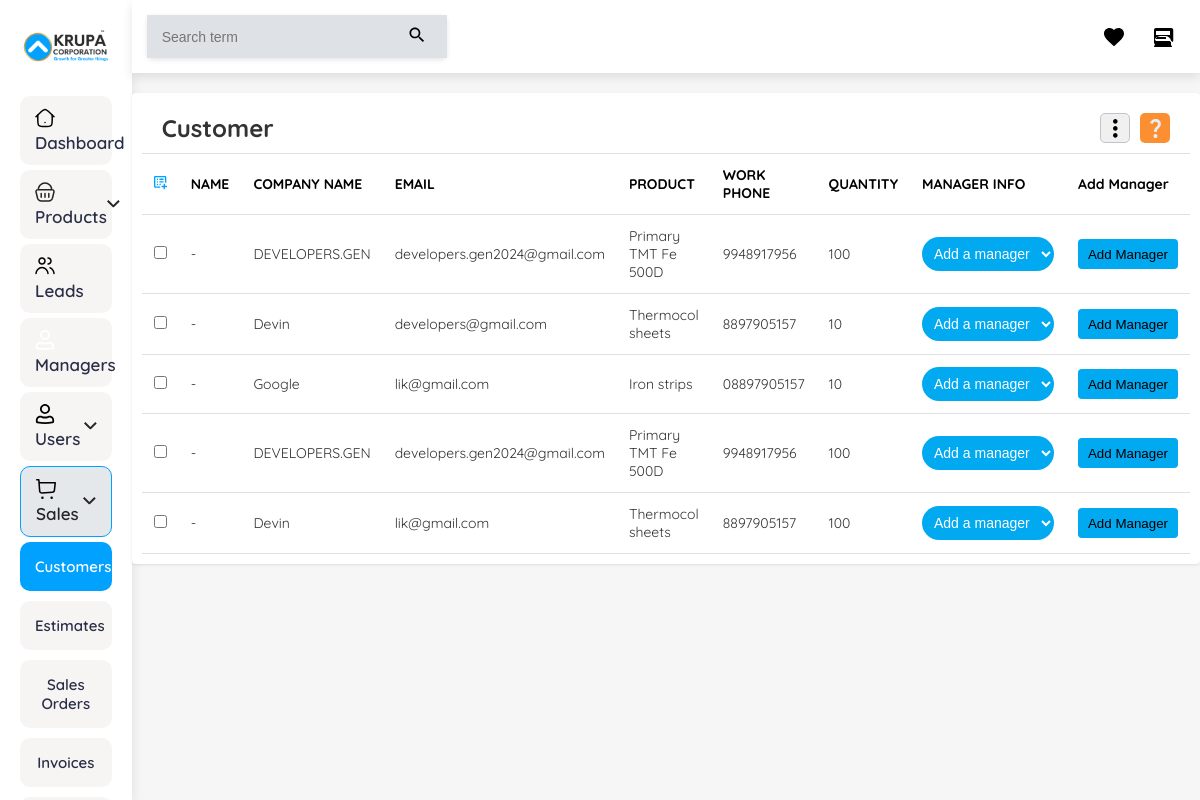
Screenshot of /customerspage/ (signed in) with the database file from the repository.
### krupa/models.py (models this page shows, shortened)
class Request(models.Model):
    profile = models.ForeignKey(CustomUser,on_delete=models.CASCADE)
    requestid = models.CharField(max_length=20,null=True,blank=True)
    product_name = models.ForeignKey(Products,null=True,blank=True,on_delete=models.CASCADE)
    quantity = models.IntegerField()
    company = models.CharField(max_length=30)
    pincode = models.CharField(max_length=10)
    email = models.EmailField(max_length=30)
    mobile_number = models.CharField(max_length=10)
    price = models.IntegerField(blank=True,null=True)
    request = models.BooleanField(default=False, null=True,blank=True)
    type = models.CharField(max_length=20)
    date = models.DateField(auto_now_add=True,blank=True,null=True)
    manager = models.ForeignKey(Managers,on_delete=models.SET_NULL,null=True,blank=True)
    shipping = models.ForeignKey(ShippingAddress,on_delete=models.SET_NULL,null=True,blank=True)

class Products(models.Model):
    product_image = models.ImageField(null=True,blank=True)
    product_name = models.CharField(max_length=50)
    category = models.ForeignKey(Category,on_delete=models.CASCADE)
    subcategory = models.ForeignKey(Subcategory,on_delete=models.CASCADE)
    brand = models.CharField(max_length=30,null=True,blank=True)
    size = models.CharField(max_length=20,null=True,blank=True)
    date = models.DateField(null=True,blank=True)
    descripton = models.TextField()
    def __str__(self) -> str:
        return self.product_name

### admin_panel/views.py (the view, shortened to what this page needs)
# urls.py: path('customerspage/',Customers,name='Customers'),
@login_required(login_url='/managerlogin/')
def Customers(request):  # sourcery skip: avoid-builtin-shadow, extract-method
    obj = Request.objects.all()
    manager = Managers.objects.all()
    context = {'obj':obj,'manager':manager}
    return render(request,"sales-customers-1.html",context)

### templates/sales-customers-1.html (shortened to what this page needs)
<!DOCTYPE html>
<html lang="en">
  <head>
  </head>
  <body>
    {% load static %}
    <div class="container">
      <aside class="sidebar" style="overflow-y: scroll;">
        <img src="{% static 'admin/images/krupa.svg' %}" alt="Logo" class="logo" />
        <nav style="height: 80vh; display: flex; flex-direction: column">
          <div
            class="nav-item"
            style="display: flex; justify-content: space-between"
          >
            <div>
              <img
                src="{% static 'admin/images/dashboard-light.svg' %}"
                alt="Dashboard Icon"
                class="icon"
              />
              <span>Dashboard</span>
            </div>
          </div>
          <a href="/adminproducts/" style="text-decoration: none;">
            <div class="nav-item" data-dropdown="products-dropdown">
              <div>
                <img
                  src="{% static 'admin/images/products-dark.svg' %}"
                  alt="Products Icon"
                  class="icon"
                />
                <span>Products</span>
              </div>
              <img src="{% static 'admin/images/dropdown.svg' %}" alt="Arrow" class="arrow" />
            </div>
          </a>
          <a href="/leadsall/" style="text-decoration: none;">
            <div class="nav-item" data-dropdown="leads-dropdown">
              <div>
                <img
                  src="{% static 'admin/images/leads.svg' %}"
                  alt="Leads Icon"
                  class="icon"
                />
                <span>Leads</span>
              </div>
            </div>
          </a>
          <a href="/managers/" style="text-decoration: none;">
            <div
              class="nav-item"
              style="display: flex; justify-content: space-between"
            >
              <div>
                <img
                  src="{% static 'admin/images/manager.svg' %}"
                  alt="Manager Icon"
                  class="icon"
                />
                <span>Managers</span>
              </div>
            </div>
          </a>
          <div class="nav-item" data-dropdown="users-dropdown">
            <div>
              <img
                src="{% static 'admin/images/user-dark.svg' %}"
                alt="Users Icon"
                class="icon"
              />
              <span>Users</span>
            </div>
            <img src="{% static 'admin/images/dropdown.svg' %}" alt="Arrow" class="arrow" />
          </div>
          <div
            class="nav-item drop-active active"
            data-dropdown="sales-dropdown"
          >
            <div>
              <img
                src="{% static 'admin/images/sales-dark.svg' %}"
                alt="Sales Icon"
                class="icon"
              />
              <span>Sales</span>
            </div>
            <img src="{% static 'admin/images/dropdown.svg' %}" alt="Arrow" class="arrow" />
          </div>
          <div id="sales-dropdown" class="dropdown-content show">
            <a href="/customerspage/" class="active">Customers</a>
            <a href="/estimates/">Estimates</a>
            <a href="/salesorder1/">Sales Orders</a>
            <a href="/invoice1/">Invoices</a>
          </div>
        </nav>
      </aside>
      <main class="main-content">
        <div class="top-bar">
          <div class="search-bar">
            <input type="text" placeholder="Search term" />
            <button>
              <svg class="icon" viewBox="0 0 24 24">
                <path
                  d="M15.5 14h-.79l-.28-.27C15.41 12.59 16 11.11 16 9.5 16 5.91 13.09 3 9.5 3S3 5.91 3 9.5 5.91 16 9.5 16c1.61 0 3.09-.59 4.23-1.57l.27.28v.79l5 4.99L20.49 19l-4.99-5zm-6 0C7.01 14 5 11.99 5 9.5S7.01 5 9.5 5 14 7.01 14 9.5 11.99 14 9.5 14z"
                ></path>
              </svg>
            </button>
          </div>
          <div class="top-icons">
            <svg class="icon" viewBox="0 0 24 24">
              <path
                d="M12 21.35l-1.45-1.32C5.4 15.36 2 12.28 2 8.5 2 5.42 4.42 3 7.5 3c1.74 0 3.41.81 4.5 2.09C13.09 3.81 14.76 3 16.5 3 19.58 3 22 5.42 22 8.5c0 3.78-3.4 6.86-8.55 11.54L12 21.35z"
              ></path>
            </svg>
            <svg class="icon" viewBox="0 0 24 24">
              <path
                d="M20 17.17L18.83 16H5.17l-1.34-1.34C4.54 12.78 7.15 11 10 11h4c2.85 0 5.46 1.78 6.17 4.66l1.26 1.26c.3-.31.57-.65.83-1.02V5c0-1.1-.9-2-2-2H5c-1.1 0-2 .9-2 2v13.17c.31.4.67.77 1.08 1.08L3 21.59V22h18v-.41l-1-1.59zM5 6h14v4H5V6zm0 6h10v2H5v-2z"
              ></path>
            </svg>
          </div>
        </div>
        <div class="cont">
          <div class="header">
            <div class="tabs">
              <h1 style="font-size: 24px; font-weight: 700">Customer</h1>
            </div>
            <div class="action-icons" style="display: flex; gap: 10px">
              <a
                style="
                  background-color: #f0f0f0;
                  padding: 3px;
                  height: 30px;
                  width: 30px;
                  display: flex;
                  align-items: center;
                  justify-content: center;
                  border-radius: 5px;
                  border: 1px solid #c2c2cd;
                "
                ><img src="images/threedots.svg" alt=""
              /></a>
              <a
                style="
                  background-color: #fc8f31;
                  padding: 3px;
                  height: 30px;
                  width: 30px;
                  display: flex;
                  align-items: center;
                  justify-content: center;
                  border-radius: 5px;
                "
                ><img src="images/question.svg" alt=""
              /></a>
            </div>
          </div>
          <table id="managerTable">
            <thead>
              <tr>
                <th><img src="images/table1.svg" alt="" /></th>
                <th>NAME</th>
                <th>COMPANY NAME</th>
                <th>EMAIL</th>
                <th>PRODUCT</th>
                <th>WORK PHONE</th>
                <th>QUANTITY</th>
                <th>MANAGER INFO</th>
                <th>Add Manager</th>
              </tr>
            </thead>
            <tbody>
              {% if obj %} {% for i in obj %}
              <tr>
                <td class="checkbox-cell"><input type="checkbox" /></td>
                <td data-label="NAME">-</td>
                <td data-label="COMPANY NAME">{{ i.company }}</td>
                <td data-label="EMAIL">{{ i.email }}</td>
                <td data-label="EMAIL">{{ i.product_name }}</td>
                <td data-label="WORK PHONE">{{ i.mobile_number }}</td>
                <td data-label="RECEIVABLE(BYC)">{{ i.quantity }}</td>
                {% if i.manager %}
                <form method="post">
                  {% csrf_token %}
                  <td data-label="MANAGER INFO">
                    <input name="id" style="display: none" value="{{i.id}}" />
                    <select class="dropbtn" name="manager">
                      <option class="drop-opt">{{i.manager}}</option>
                      {% if manager%} {% for j in manager %}
                      <option class="drop-opt">{{j.displayname}}</option>
                      {% endfor %} {% endif %}
                    </select>
                  </td>
                  <td class="search-icon">
                    <button
                      style="
                        width: 100px;
                        height: 30px;
                        border: none;
                        background-color: #00a9f0;
                        border-radius: 4px;
                        cursor: pointer;
                      "
                      type="submit"
                    >
                      Add Manager
                    </button>
                  </td>
                </form>
              </tr>
                {% else %}
                <form method="post">
                  <td data-label="MANAGER INFO">
                    <select class="dropbtn" name="manager">
                      <option class="drop-opt">Add a manager</option>
                    </select>
                  </td>
                  <td class="search-icon">
                    <button
                      style="
                        width: 100px;
                        height: 30px;
                        border: none;
                        background-color: #00a9f0;
                        border-radius: 4px;
                        cursor: pointer;
                      "
                      type="submit"
                    >
                      Add Manager
                    </button>
                  </td>
                </form>
              </tr>
              {% endif %}
              {% endfor %} {% else %}
              <tr>
                <td colspan="8">Customers not available</td>
              </tr>
              {% endif %}
            </tbody>
          </table>
        </div>
      </main>
    </div>
  </body>
</html>

### templates/sales-customers-1.html (style rules this page uses)
* { margin: 0; padding: 0; box-sizing: border-box; }
body { font-family: "Quicksand", sans-serif; background-color: #f6f6f6; color: #333; }
.container { display: flex; min-height: 100vh; }
.sidebar { width: 280px; background-color: #ffffff; color: #292f46; padding: 20px; box-shadow: 0 4px 12px rgba(0, 0, 0, 0.1); transition: all 0.3s ease; }
.sidebar .dropdown-content { display: none; flex-direction: column; }
.sidebar .dropdown-content a { padding: 15px; color: #292f46; background-color: #f7f4f4; margin-bottom: 10px; font-weight: 600; text-decoration: none; font-size: 15px; text-align: center; border-radius: 10px; transition: background-color 0.2s; }
.sidebar .dropdown-content .active { background-color: #00a1ff; color: white; }
.sidebar .dropdown-content.show { display: flex; }
.logo { width: 100%; max-width: 180px; margin-bottom: 30px; }
.nav-item { display: flex; align-items: center; padding: 12px 15px; margin-bottom: 5px; color: #292f46; text-decoration: none; background-color: #f7f4f4; font-size: 17px; font-weight: 600; border-radius: 10px; cursor: pointer; justify-content: space-between; transition: background-color 0.2s; }
.nav-item.active { background-color: #e5e8eb; color: #252525; }
.drop-active { border: 1px solid #00a1ff; }
.icon { width: 20px; height: 20px; margin-right: 10px; }
.arrow { transition: transform 0.3s ease; }
.cont { padding: 10px; }
.top-bar { display: flex; justify-content: space-between; align-items: center; padding: 15px 30px; background-color: #fff; box-shadow: 0 2px 5px rgba(0, 0, 0, 0.1); width: 100%; position: sticky; top: 0; z-index: 999; }
.search-bar { display: flex; background-color: #fff; border-radius: 5px; box-shadow: 0 2px 5px rgba(0, 0, 0, 0.1); width: 300px; }
.search-bar input { flex-grow: 1; padding: 10px 15px; border: none; background-color: #dee2e6; font-size: 14px; outline: none; }
.search-bar button { padding: 10px; background-color: #dee2e6; border: none; cursor: pointer; }
.top-icons { display: flex; gap: 15px; }
.top-icons .icon { width: 24px; height: 24px; cursor: pointer; }
.main-content { flex-grow: 1; transition: margin-left 0.3s ease; }
.top-bar { position: relative; margin-top: 0; margin-left: 0; padding: 15px; background-color: #fff; box-shadow: 0px 4px 10px rgba(0, 0, 0, 0.1); }
.cont { max-width: 1400px; margin: 20px auto; background-color: white; border-radius: 4px; box-shadow: 0 1px 3px rgba(0, 0, 0, 0.1); overflow: hidden; }
.header { display: flex; justify-content: space-between; align-items: center; padding: 10px 20px; border-bottom: 1px solid #e0e0e0; }
.tabs { display: flex; gap: 30px; }
table { width: 100%; border-collapse: collapse; }
th, td { text-align: left; padding: 12px; border-bottom: 1px solid #e0e0e0; font-size: 14px; }
th { color: black; font-weight: 700; }
td { color: #333; }
.checkbox-cell { width: 40px; }
.search-icon { width: 40px; }
.dropbtn { background-color: #00a9f0; color: white; padding: 8px; font-size: 14px; border: none; cursor: pointer; border-radius: 30px; }
.drop-opt { background-color: white; color: black; }

### rows the page displays
Request: company "DEVELOPERS.GEN", email "developers.gen2024@gmail.com", product_name "Primary TMT Fe 500D", mobile_number "9948917956", quantity "100"
Request: company "Devin", email "developers@gmail.com", product_name "Thermocol sheets", mobile_number "8897905157", quantity "10"
Request: company "Google", email "lik@gmail.com", product_name "Iron strips", mobile_number "08897905157", quantity "10"
Request: company "DEVELOPERS.GEN", email "developers.gen2024@gmail.com", product_name "Primary TMT Fe 500D", mobile_number "9948917956", quantity "100"
Request: company "Devin", email "lik@gmail.com", product_name "Thermocol sheets", mobile_number "8897905157", quantity "100"
